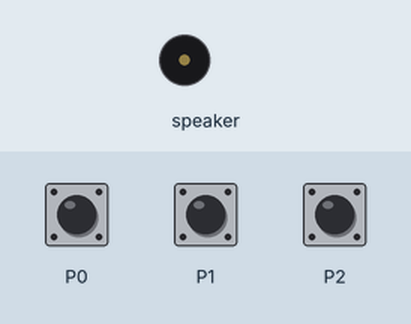
This program was run on a simulated Calliope mini (MakeCode). On the bench: buzzer (waves = sounding). The inputs (shaded band) are chosen by the test bench.

Above: at 1.2 s.
1.3 s: touch pin P0 pressed for 0.15 s
At 3.21 s:
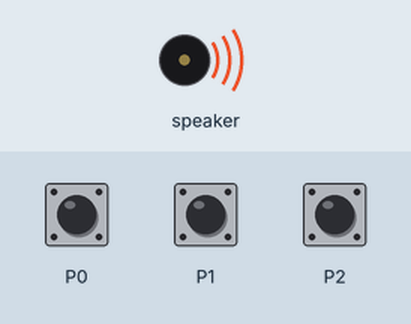
Timing chart, 0 to 7.8 s (numbered marks = the images above; inputs shaded):
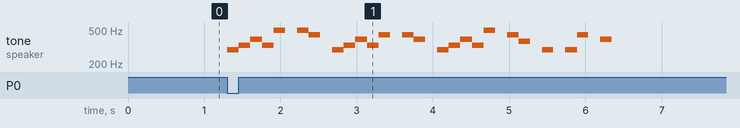

The program:

main.ts
```typescript
       //Never Gonna Give You Up
input.onPinTouchEvent(TouchPin.P0, input.buttonEventDown(), function() {
    music.stopMelody(MelodyStopOptions.All)
    music.playMelody("D E G E B - B A - D E G E A - A G - D E G E B - A F# - D - D A - G", 400);
})
//Nokia
input.onPinTouchEvent(TouchPin.P1, input.buttonEventDown(), function() {
    music.stopMelody(MelodyStopOptions.All)
    music.playMelody("E6 D6 F#5 - G#5 - C#6 B5 D5 - E5 - B5 A5 C#5 - E5 - A5", 450);
})
//SuperMario
input.onPinTouchEvent(TouchPin.P2, input.buttonEventDown(), function() {
    music.playMelody("E4 E4 - E4 - C4 E4 - G4 - - - G3 - - - C4 - - G3 - - E3 - - A3 - B3 - Bb3 A3 - G3 E4 G4 A4 - F4 G4 - E4 - C4 D4 B3",400);
})
//
```

test.ts
```typescript
// Hier kann man Tests durchführen; diese Datei wird nicht kompiliert, wenn dieses Paket als Erweiterung verwendet wird.
```

Measured:
- after the input at 1.3 s, tone on speaker: plays 294 Hz for 0.15 s, 330 Hz for 0.15 s, 392 Hz for 0.15 s, 330 Hz for 0.15 s, 494 Hz for 0.15 s, 494 Hz for 0.15 s … (25 notes in this stretch), starting at once
